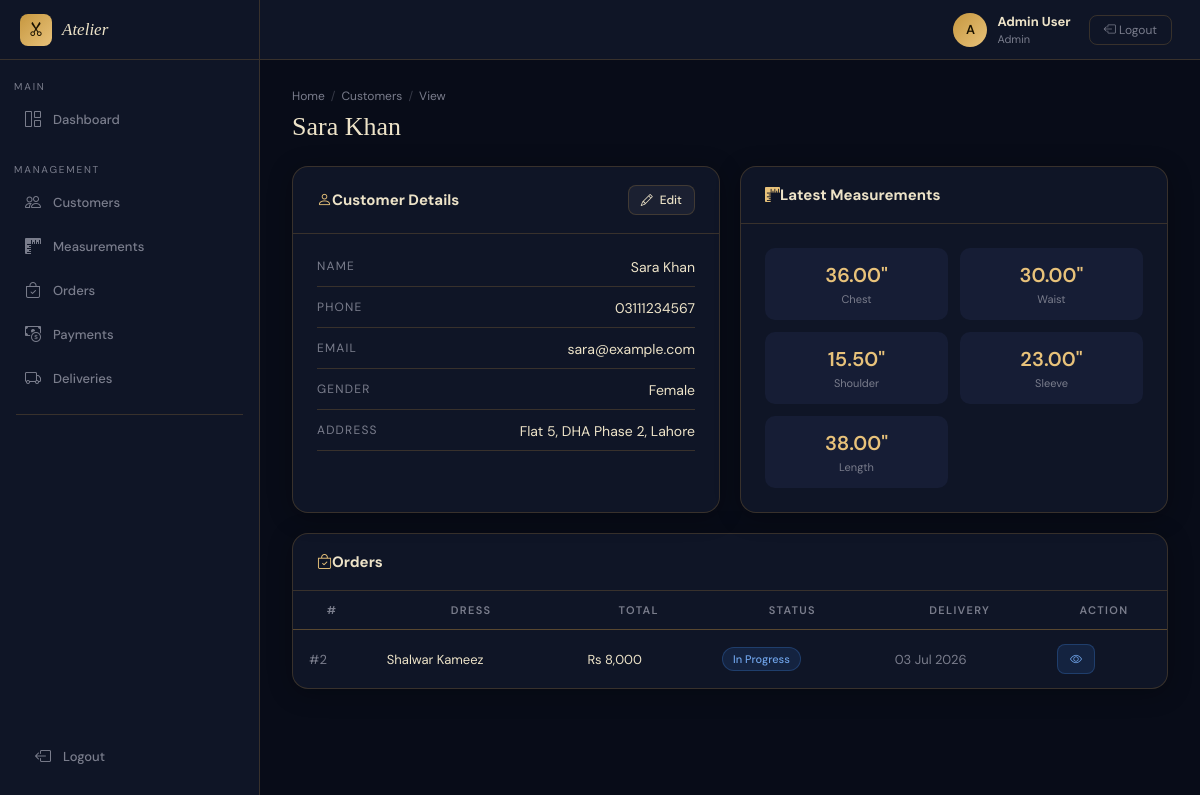
Page /view.php?id=2 (signed in) on the committed database.
### tables this page shows
CREATE TABLE `customers` (
  `id`            INT AUTO_INCREMENT PRIMARY KEY,
  `customer_name` VARCHAR(100) NOT NULL,
  `phone`         VARCHAR(20)  NOT NULL,
  `email`         VARCHAR(150) DEFAULT NULL,
  `gender`        ENUM('Male','Female','Other') DEFAULT 'Male',
  `address`       TEXT DEFAULT NULL,
  `created_at`    TIMESTAMP DEFAULT CURRENT_TIMESTAMP
);

CREATE TABLE `measurements` (
  `id`           INT AUTO_INCREMENT PRIMARY KEY,
  `customer_id`  INT NOT NULL,
  `chest`        DECIMAL(6,2) DEFAULT NULL,
  `waist`        DECIMAL(6,2) DEFAULT NULL,
  `shoulder`     DECIMAL(6,2) DEFAULT NULL,
  `sleeve`       DECIMAL(6,2) DEFAULT NULL,
  `length_value` DECIMAL(6,2) DEFAULT NULL,
  `notes`        TEXT DEFAULT NULL,
  `created_at`   TIMESTAMP DEFAULT CURRENT_TIMESTAMP,
  FOREIGN KEY (`customer_id`) REFERENCES `customers`(`id`) ON DELETE CASCADE
);

CREATE TABLE `orders` (
  `id`               INT AUTO_INCREMENT PRIMARY KEY,
  `customer_id`      INT NOT NULL,
  `dress_type`       VARCHAR(100) NOT NULL,
  `fabric_type`      VARCHAR(100) DEFAULT NULL,
  `quantity`         INT NOT NULL DEFAULT 1,
  `total_amount`     DECIMAL(10,2) NOT NULL DEFAULT 0.00,
  `advance_payment`  DECIMAL(10,2) NOT NULL DEFAULT 0.00,
  `remaining_amount` DECIMAL(10,2) NOT NULL DEFAULT 0.00,
  `order_date`       DATE NOT NULL,
  `delivery_date`    DATE DEFAULT NULL,
  `order_status`     ENUM('Pending','In Progress','Ready','Delivered','Cancelled') NOT NULL DEFAULT 'Pending',
  `notes`            TEXT DEFAULT NULL,
  `created_at`       TIMESTAMP DEFAULT CURRENT_TIMESTAMP,
  FOREIGN KEY (`customer_id`) REFERENCES `customers`(`id`) ON DELETE CASCADE
);

### view.php (the view, shortened to what this page needs)
<?php
require_once '../../config/database.php';
require_once '../../includes/header.php';
$id=(int)($_GET['id']??0);
$data=mysqli_fetch_assoc(mysqli_query($conn,"SELECT * FROM customers WHERE id=$id"));
$orders=mysqli_query($conn,"SELECT * FROM orders WHERE customer_id=$id ORDER BY id DESC");
$meas=mysqli_fetch_assoc(mysqli_query($conn,"SELECT * FROM measurements WHERE customer_id=$id ORDER BY id DESC LIMIT 1"));
?>
<?php include '../../includes/navbar.php';?>
<div class="app-layout">
<?php include '../../includes/sidebar.php';?>
<div class="main-wrap"><div class="page-content">
<div class="page-header">
  <div class="breadcrumb-bar"><a href="../dashboard.php">Home</a><span class="sep">/</span><a href="index.php">Customers</a><span class="sep">/</span><span>View</span></div>
  <h2><?php echo htmlspecialchars($data['customer_name']);?></h2>
</div>
<div style="display:grid;grid-template-columns:1fr 1fr;gap:20px;margin-bottom:20px;">
  <div class="tms-card">
    <div class="tms-card-header"><h5><i class="bi bi-person me-2" style="color:var(--gold2)"></i>Customer Details</h5>
      <a href="edit.php?id=<?php echo $id;?>" class="btn-tms btn-ghost btn-sm-tms"><i class="bi bi-pencil"></i> Edit</a></div>
    <div class="tms-card-body" style="display:flex;flex-direction:column;gap:12px;">
      <?php foreach(['customer_name'=>'Name','phone'=>'Phone','email'=>'Email','gender'=>'Gender','address'=>'Address'] as $k=>$l):?>
      <div style="display:flex;justify-content:space-between;padding-bottom:10px;border-bottom:1px solid var(--border);">
        <span style="color:var(--muted);font-size:12px;text-transform:uppercase;letter-spacing:.1em;"><?php echo $l;?></span>
        <span><?php echo htmlspecialchars($data[$k]??'—');?></span>
      </div>
      <?php endforeach;?>
    </div>
  </div>
  <?php if($meas):?>
  <div class="tms-card">
    <div class="tms-card-header"><h5><i class="bi bi-rulers me-2" style="color:var(--gold2)"></i>Latest Measurements</h5></div>
    <div class="tms-card-body" style="display:grid;grid-template-columns:1fr 1fr;gap:12px;">
      <?php foreach(['chest'=>'Chest','waist'=>'Waist','shoulder'=>'Shoulder','sleeve'=>'Sleeve','length_value'=>'Length'] as $k=>$l):?>
      <div style="background:var(--navy3);border-radius:10px;padding:14px;text-align:center;">
        <div style="font-size:20px;color:var(--gold2);font-weight:600;"><?php echo $meas[$k]??'—';?>"</div>
        <div style="font-size:11px;color:var(--muted);margin-top:4px;"><?php echo $l;?></div>
      </div>
      <?php endforeach;?>
    </div>
  </div>
  <?php endif;?>
</div>
<div class="tms-card">
  <div class="tms-card-header"><h5><i class="bi bi-bag-check me-2" style="color:var(--gold2)"></i>Orders</h5></div>
  <div class="tms-table-wrap">
    <table class="tms-table">
      <thead><tr><th>#</th><th>Dress</th><th>Total</th><th>Status</th><th>Delivery</th><th>Action</th></tr></thead>
      <tbody>
      <?php $badges=['Pending'=>'badge-pending','In Progress'=>'badge-progress','Ready'=>'badge-ready','Delivered'=>'badge-delivered','Cancelled'=>'badge-cancelled'];
      if(mysqli_num_rows($orders)>0): while($o=mysqli_fetch_assoc($orders)): $bc=$badges[$o['order_status']]??'badge-pending';?>
      <tr>
        <td style="color:var(--muted)">#<?php echo $o['id'];?></td>
        <td><?php echo htmlspecialchars($o['dress_type']);?></td>
        <td>Rs <?php echo number_format($o['total_amount']);?></td>
        <td><span class="badge-tms <?php echo $bc;?>"><?php echo $o['order_status'];?></span></td>
        <td style="color:var(--muted)"><?php echo $o['delivery_date']?date('d M Y',strtotime($o['delivery_date'])):'—';?></td>
        <td><a href="../orders/view.php?id=<?php echo $o['id'];?>" class="btn-tms btn-info-tms btn-sm-tms"><i class="bi bi-eye"></i></a></td>
      </tr>
      <?php endwhile; else:?>
      <tr><td colspan="6"><div class="empty-state"><i class="bi bi-bag-x"></i><p>No orders</p></div></td></tr>
      <?php endif;?>
      </tbody>
    </table>
  </div>
</div>
</div></div></div>
<?php require_once '../../includes/footer.php';?>

### header.php (style rules this page uses)
:root { --navy:#080C18;--navy2:#0F1526;--navy3:#161D35;--navy4:#1E2540; --gold:#C6973F;--gold2:#E8C27A;--gold3:#F5DFA0;--cream:#EDE3C8; --muted:#7A7D8C;--border:rgba(198,151,63,0.22);--glow:rgba(198,151,63,0.10); --danger:#C84B4B;--success:#3D9970;--warning:#C9952A;--info:#3A7BD5; --sidebar-w:260px; }
*,*::before,*::after { box-sizing:border-box;margin:0;padding:0; }
body { font-family:'DM Sans',sans-serif;background:var(--navy);color:var(--cream);font-size:14px;min-height:100vh; }
a { color:var(--gold2);text-decoration:none; }
.app-layout { display:flex;min-height:100vh; }
.main-wrap { flex:1;display:flex;flex-direction:column;min-width:0;margin-left:var(--sidebar-w); }
.page-content { flex:1;padding:28px 32px; }
.page-header { margin-bottom:24px; }
.page-header h2 { font-family:'Cormorant Garamond',serif;font-size:26px;font-weight:400;color:var(--cream); }
.breadcrumb-bar { display:flex;align-items:center;gap:6px;font-size:12px;color:var(--muted);margin-bottom:8px; }
.breadcrumb-bar a { color:var(--muted); }
.breadcrumb-bar .sep { opacity:.4; }
.tms-card { background:var(--navy2);border:1px solid var(--border);border-radius:16px; overflow:hidden;box-shadow:0 4px 24px rgba(0,0,0,0.3); }
.tms-card-header { padding:18px 24px;border-bottom:1px solid var(--border); display:flex;align-items:center;justify-content:space-between; }
.tms-card-header h5 { font-size:15px;color:var(--cream);margin:0; }
.tms-card-body { padding:24px; }
.tms-table-wrap { overflow-x:auto; }
table.tms-table { width:100%;border-collapse:collapse; }
table.tms-table thead th { padding:12px 16px;font-size:11px;font-weight:600;letter-spacing:.12em; text-transform:uppercase;color:var(--muted);border-bottom:1px solid var(--border); white-space:nowrap; }
table.tms-table tbody td { padding:14px 16px;border-bottom:1px solid rgba(198,151,63,0.07); font-size:13px;color:var(--cream);vertical-align:middle; }
table.tms-table tbody tr:last-child td { border-bottom:none; }
.badge-tms { display:inline-flex;align-items:center;gap:5px; padding:4px 10px;border-radius:20px;font-size:11px;font-weight:500; }
.badge-progress { background:rgba(58,123,213,0.15);color:#6fa3e8;border:1px solid rgba(58,123,213,0.3); }
.btn-tms { display:inline-flex;align-items:center;gap:7px;padding:9px 18px; border-radius:10px;font-size:13px;font-weight:500;border:none;cursor:pointer;transition:.2s; font-family:'DM Sans',sans-serif; }
.btn-ghost { background:rgba(255,255,255,0.05);color:var(--cream);border:1px solid var(--border); }
.btn-info-tms { background:rgba(58,123,213,0.15);color:#6fa3e8;border:1px solid rgba(58,123,213,0.3); }
.btn-sm-tms { padding:6px 12px;font-size:12px;border-radius:8px; }

### rows in the picture
customers: customer_name "Sara Khan", phone "03111234567", email "sara@example.com", gender "Female", address "Flat 5, DHA Phase 2, Lahore"
measurements: chest "36.00", waist "30.00", shoulder "15.50", sleeve "23.00", length_value "38.00"
orders: id "2", dress_type "Shalwar Kameez", total_amount "8,000", order_status "In Progress", delivery_date "03 Jul 2026"

### other values in the picture
substr($_SESSION['full_name'] ?? 'A', 0, 1) "A"
$_SESSION['full_name'] "Admin User"
$_SESSION['role'] "Admin"
$l "NAME"
$l "PHONE"
$l "EMAIL"
$l "GENDER"
$l "ADDRESS"
$l "Chest"
$l "Waist"
$l "Shoulder"
$l "Sleeve"
$l "Length"
